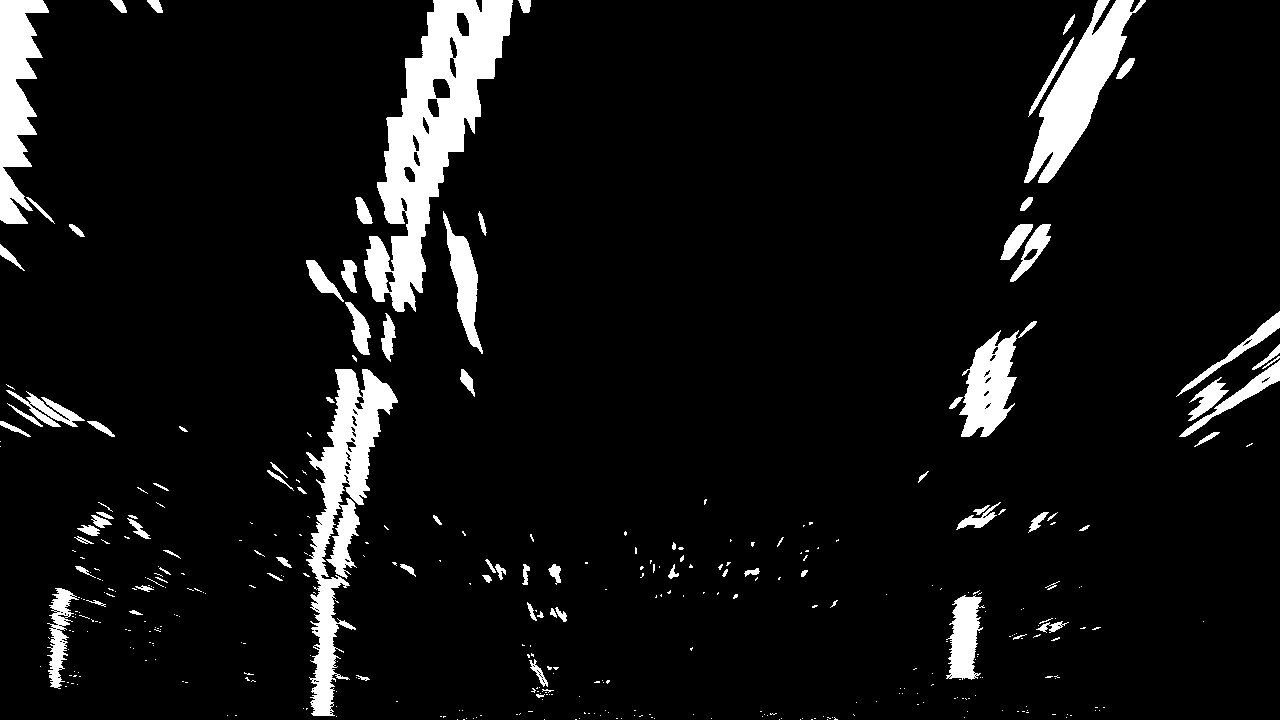
#> input picture test_images/lines_finding_test.jpg, 1280 x 720 px
$ python lines_finding.py   (older library calls are emulated)
#> lines starting #> are read from the running program, lines starting #| are printed output that depends on the picture
#> further down, test_img is the input picture: shape (720, 1280); min 0, max 255, mean 18.5
import numpy as np
import cv2
import matplotlib.pyplot as plt
import matplotlib.image as mpimg

class LinesFinding:
    def __init__(self):
        # 是否使用过窗口搜索
        self.is_found = False
        # 上一图像搜索得到的左右拟合曲线参数
        self.left_fit = None
        self.right_fit = None
        # 车道线曲率半径与位置
        self.curve_rad = 0
        self.position = 0

        # 在绘制行车区域会用到的属性
        self.ploty = None
        self.left_fitx = None
        self.right_fitx = None

    def curverad(self, img):
        ploty = np.linspace(0, img.shape[0]-1, img.shape[0])
        left_fit = self.left_fit
        right_fit = self.right_fit

        # NOTICE: We've calculated the radius of curvature based on pixel values,
        # so the radius we are reporting is in pixel space,
        # which is not the same as real world space.
        # So we actually need to repeat this calculation
        # after converting our x and y values to real world space.
        # 注意要考虑图片和像素是两个空间
        ym_per_pix = 30/720 # y方向上每像素的实际长度
        xm_per_pix = 3.7/700
        y_eval = np.max(ploty)
        # Fit new polynomials to x,y in world space
        # 拟合实际空间上的多项式曲线
        left_fit_cr = np.polyfit(ploty*ym_per_pix, self.left_fitx*xm_per_pix, 2)
        right_fit_cr = np.polyfit(ploty*ym_per_pix, self.right_fitx*xm_per_pix, 2)
        # Calculate the new radii of curvature
        left_curverad = ((1 + (2*left_fit_cr[0]*y_eval*ym_per_pix + left_fit_cr[1])**2)**1.5) / np.absolute(2*left_fit_cr[0])
        right_curverad = ((1 + (2*right_fit_cr[0]*y_eval*ym_per_pix + right_fit_cr[1])**2)**1.5) / np.absolute(2*right_fit_cr[0])

        self.curve_rad = (left_curverad + right_curverad) / 2

        left_lane = left_fit[0]*720**2 + left_fit[1]*720 + left_fit[2]
        right_lane = right_fit[0]*720**2 + right_fit[1]*720 + right_fit[2]

        self.position = (right_lane + left_lane)/2

    def window_search(self, bin_warped):
        # 图像下半部分的直方图
        hist = np.sum(bin_warped[bin_warped.shape[0]//2:,:], axis=0)
#> hist = 1280 values, max 62445 at index 327, min 0 at index 208, mean 5170.2
        # 创建一个输出图像来绘制和可视化结果
        out_img = np.dstack((bin_warped, bin_warped, bin_warped))*255
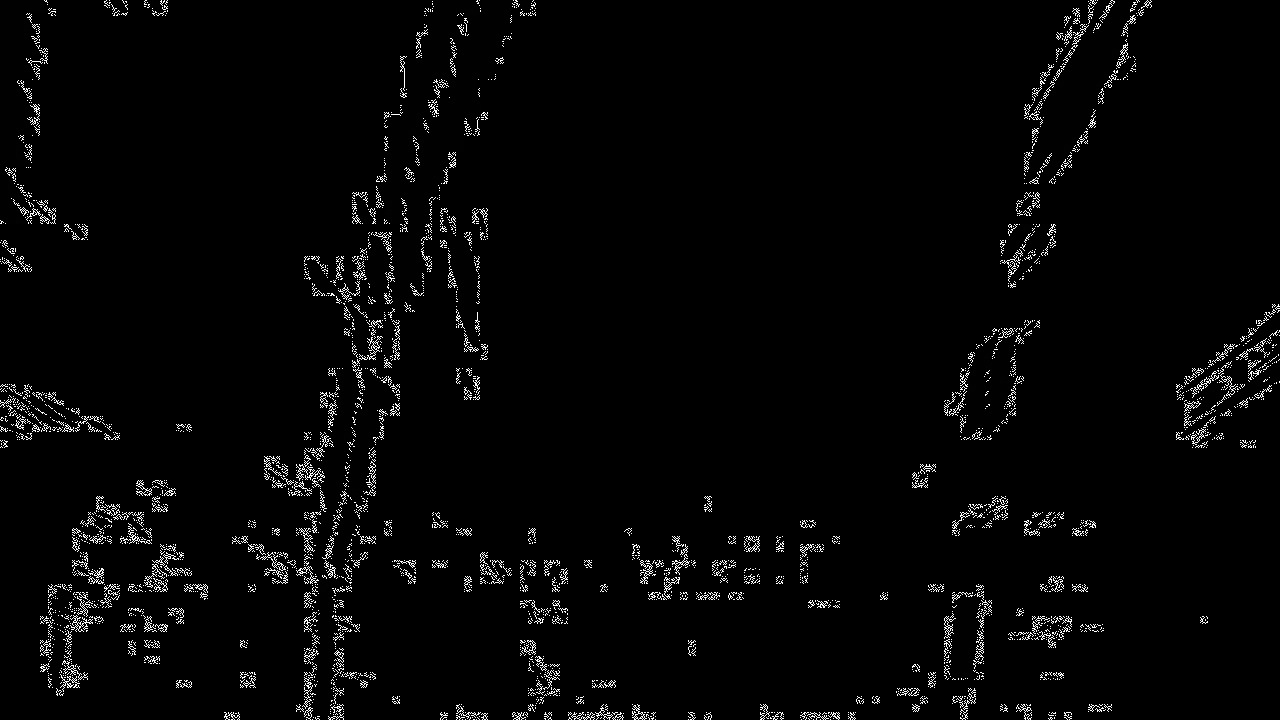
#> out_img: shape (720, 1280, 3); min 0, max 255, mean 6.3
        # 找出直方图左右两半的高峰
        # 这些将成为左右线的起点
        midpoint = np.int(hist.shape[0]/2)
#> midpoint = 640
        leftx_base = np.argmax(hist[:midpoint])
#> leftx_base = 327
        rightx_base = np.argmax(hist[midpoint:]) + midpoint
#> rightx_base = 971

        # 滑移窗口的个数
        nwindows = 9
        # 窗口高度
        window_height = np.int(bin_warped.shape[0]/nwindows)
#> window_height = 80
        # 确定图像中所有非零像素的x和y位置
        nonzero = bin_warped.nonzero()
#> nonzero = 89486 positions, rows 0 to 719, columns 0 to 1279
        nonzeroy = np.array(nonzero[0])
        nonzerox = np.array(nonzero[1])
        # 窗口滑移当前位置
        curr_leftx = leftx_base
#> curr_leftx = 327
        curr_rightx = rightx_base
#> curr_rightx = 971
        # 窗口宽度
        margin = 100
        # 设置找到最近的像素的最小数量
        minpix = 50
        # 创建空列表以接收左右车道像素的索引
        left_lane_inds = []
        right_lane_inds = []

        for window in range(nwindows):
            # 确定窗口左右边界
            win_y_low = bin_warped.shape[0] - (window+1)*window_height
            win_y_high = bin_warped.shape[0] - window*window_height
            win_xleft_low = curr_leftx - margin
            win_xleft_high = curr_leftx + margin
            win_xright_low = curr_rightx - margin
            win_xright_high = curr_rightx + margin
            # 在图像上添加窗口
            # cv2.rectangle(out_img,(win_xleft_low,win_y_low),\
            #               (win_xleft_high,win_y_high),(0,255,0), 2)
            # cv2.rectangle(out_img,(win_xright_low,win_y_low),\
            #               (win_xright_high,win_y_high),(0,255,0), 2)
            # 确定窗口内x和y方向上的非零像素
            nozero_left_inds = ((nonzeroy >= win_y_low) & (nonzeroy < win_y_high) &
                                (nonzerox >= win_xleft_low) &  (nonzerox < win_xleft_high)).nonzero()[0]
            nozero_right_inds = ((nonzeroy >= win_y_low) & (nonzeroy < win_y_high) &
                                 (nonzerox >= win_xright_low) &  (nonzerox < win_xright_high)).nonzero()[0]
            # 添加至索引列表中
            left_lane_inds.append(nozero_left_inds)
            right_lane_inds.append(nozero_right_inds)
            # 如果发现的像素点大于minpix，则在其平均位置上重新调用下一个窗口
            if len(nozero_left_inds) > minpix:
                curr_leftx = np.int(np.mean(nonzerox[nozero_left_inds]))
            if len(nozero_right_inds) > minpix:
                curr_rightx = np.int(np.mean(nonzerox[nozero_right_inds]))
#> this loop made 9 passes
#> (win_xleft_low, win_xleft_high, win_xright_low, win_xright_high, curr_leftx, curr_rightx) on passes 1 to 9: (227, 427, 871, 1071, 319, 968), (219, 419, 868, 1068, 327, 989), (227, 427, 889, 1089, 329, 1002), (229, 429, 902, 1102, 344, 977), (244, 444, 877, 1077, 366, 992), (266, 466, 892, 1092, 391, 1021), (291, 491, 921, 1121, 411, 1036), (311, 511, 936, 1136, 432, 1063), (332, 532, 963, 1163, 462, 1097)
#> after the loop, left_lane_inds = 9 items; right_lane_inds = 9 items

        # 连接索引数组
        left_lane_inds = np.concatenate(left_lane_inds)
        right_lane_inds = np.concatenate(right_lane_inds)

        # 提取像素点位置
        leftx = nonzerox[left_lane_inds]
        lefty = nonzeroy[left_lane_inds]
        rightx = nonzerox[right_lane_inds]
        righty = nonzeroy[right_lane_inds]

        # 多项式插值
        self.left_fit = np.polyfit(lefty, leftx, 2)
#> self.left_fit = [0.000223, -0.391, 478.1]
        self.right_fit = np.polyfit(righty, rightx, 2)
#> self.right_fit = [0.00042, -0.48, 1115.2]


        self.is_found = True

        self.ploty = np.linspace(0, bin_warped.shape[0]-1, bin_warped.shape[0])
#> self.ploty = 720 values from 0 to 719
        self.left_fitx = self.left_fit[0]*self.ploty**2 + self.left_fit[1]*self.ploty + self.left_fit[2]
#> self.left_fitx = 720 values, max 478.1 at index 0, min 312.5 at index 719, mean 376.1
        self.right_fitx = self.right_fit[0]*self.ploty**2 + self.right_fit[1]*self.ploty + self.right_fit[2]
#> self.right_fitx = 720 values, max 1115.2 at index 0, min 978.2 at index 571, mean 1015.2
        self.curverad(bin_warped)
#> in curverad, `left_fit = self.left_fit`: left_fit = [0.000223, -0.391, 478.1]
#> in curverad, `right_fit = self.right_fit`: right_fit = [0.00042, -0.48, 1115.2]
#> in curverad, `left_fit_cr = np.polyfit(ploty*ym_per_pix, self.left_fitx*xm_per_pix, 2)`: left_fit_cr = [0.000679, -0.0496, 2.53]
#> in curverad, `right_fit_cr = np.polyfit(ploty*ym_per_pix, self.right_fitx*xm_per_pix..`: right_fit_cr = [0.00128, -0.0608, 5.89]
#> in curverad, `left_curverad = ((1 + (2*left_fit_cr[0]*y_eval*ym_per_pix + left_fit_c..`: left_curverad = 736.2
#> in curverad, `right_curverad = ((1 + (2*right_fit_cr[0]*y_eval*ym_per_pix + right_fi..`: right_curverad = 391.4
#> in curverad, `self.curve_rad = (left_curverad + right_curverad) / 2`: self.curve_rad = 563.8
#> in curverad, `left_lane = left_fit[0]*720**2 + left_fit[1]*720 + left_fit[2]`: left_lane = 312.4
#> in curverad, `right_lane = right_fit[0]*720**2 + right_fit[1]*720 + right_fit[2]`: right_lane = 987.5
#> in curverad, `self.position = (right_lane + left_lane)/2`: self.position = 650

    def direct_search(self, img):
        """
        在前一帧得到的多项式拟合基础上加一个边界(margin)
        边界内的点作为待拟合的点
        """
        left_fit = self.left_fit
        right_fit = self.right_fit

        nonzero = img.nonzero()
        nonzeroy = np.array(nonzero[0])
        nonzerox = np.array(nonzero[1])
        margin = 100
        left_lane_inds = ((nonzerox > (left_fit[0]*(nonzeroy**2) + left_fit[1]*nonzeroy +
                          left_fit[2] - margin)) & (nonzerox < (left_fit[0]*(nonzeroy**2) +
                          left_fit[1]*nonzeroy + left_fit[2] + margin)))

        right_lane_inds = ((nonzerox > (right_fit[0]*(nonzeroy**2) + right_fit[1]*nonzeroy +
                          right_fit[2] - margin)) & (nonzerox < (right_fit[0]*(nonzeroy**2) +
                          right_fit[1]*nonzeroy + right_fit[2] + margin)))

        leftx = nonzerox[left_lane_inds]
        lefty = nonzeroy[left_lane_inds]
        rightx = nonzerox[right_lane_inds]
        righty = nonzeroy[right_lane_inds]


        # Fit a second order polynomial to each
        # 如果图像上没有点的情况
        if len(leftx)<3 or len(lefty)<3 or len(rightx)<3 or len(righty)<3:
            self.window_search(img)
        else:
            self.left_fit = np.polyfit(lefty, leftx, 2)
            self.right_fit = np.polyfit(righty, rightx, 2)

        self.ploty = np.linspace(0, img.shape[0]-1, img.shape[0])
        self.left_fitx = self.left_fit[0]*self.ploty**2 + self.left_fit[1]*self.ploty + self.left_fit[2]
        self.right_fitx = self.right_fit[0]*self.ploty**2 + self.right_fit[1]*self.ploty + self.right_fit[2]
        self.curverad(img)

    def visual(self, img):
        """
        可视化拟合曲线
        """
        if self.left_fit is None:
            print("Error! Cannot display the line without window search.")
            return 0
        left_fit = self.left_fit
#> left_fit = [0.000223, -0.391, 478.1]
        right_fit = self.right_fit
#> right_fit = [0.00042, -0.48, 1115.2]
        f, (ax1, ax2) = plt.subplots(1, 2, figsize=(8, 3))
        f.tight_layout()
        ax1.imshow(img, cmap='gray')
        ax1.set_title('Original Image', fontsize=15)

        ploty = np.linspace(0, img.shape[0]-1, img.shape[0])
#> ploty = 720 values from 0 to 719
        left_fitx = left_fit[0]*ploty**2 + left_fit[1]*ploty + left_fit[2]
#> left_fitx has the same summary as self.left_fitx in window_search
        right_fitx = right_fit[0]*ploty**2 + right_fit[1]*ploty + right_fit[2]
#> right_fitx has the same summary as self.right_fitx in window_search

        # out_img = np.copy(img)
        # out_img[nonzeroy[left_lane_inds], nonzerox[left_lane_inds]] = [255, 0, 0]
        # out_img[nonzeroy[right_lane_inds], nonzerox[right_lane_inds]] = [0, 0, 255]
        ax2.imshow(img, cmap='gray')
        ax2.plot(left_fitx, ploty, color='green')
        ax2.plot(right_fitx, ploty, color='green')

        ax2.set_title('Poly Image', fontsize=15)
        plt.subplots_adjust(left=0., right=1, top=0.9, bottom=0.)
        plt.show()
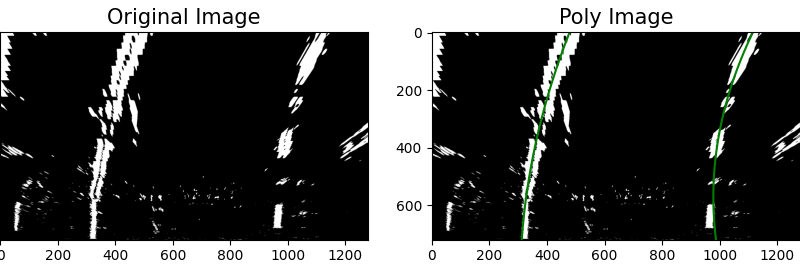
#> figure drawn by matplotlib, 2 panels

if __name__ == '__main__':
    file_name = 'test_images/lines_finding_test.jpg'
    lines = LinesFinding()
    test_img = mpimg.imread(file_name)
    lines.window_search(test_img)
    lines.visual(test_img)
    lines.curverad(test_img)
